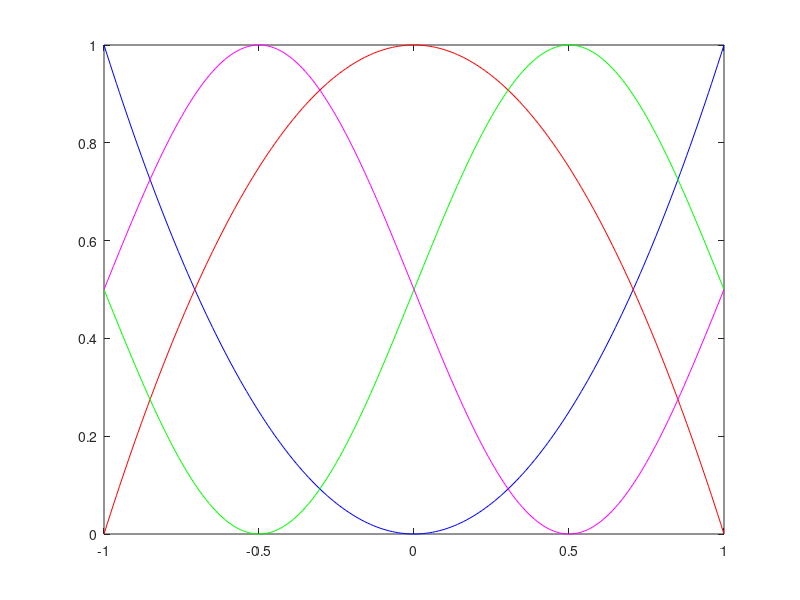

MATLAB code to generate this figure:
x = -1: 0.01: 1;
y1 = x.^2;
plot(x,y1,'b')
y2 = -x.^2+1;
hold on
plot(x,y2,'r')
y3 = 0.5*sin(pi*x)+0.5;
plot(x,y3,'g')
y4 = 0.5*sin((pi*x)-pi)+0.5;
plot(x,y4,'m')